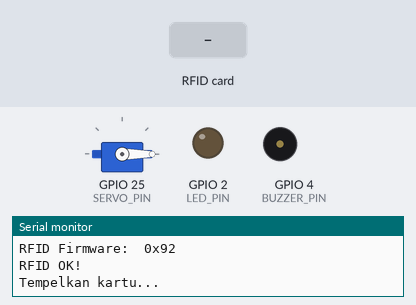
A sketch run on a simulated ESP32. Parts: servo, output pins drawn as LEDs (lit = HIGH), buzzer (waves = sounding), the last lines printed to the serial monitor. Inputs (shaded band) come from the test bench.

Above: at 3.4 s.
3.5 s: RFID card 5E 7A 19 C4 held to the reader
At 4.7 s:
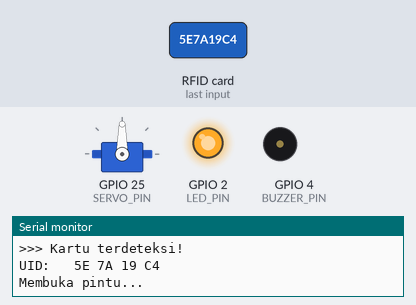
At 12.7 s:
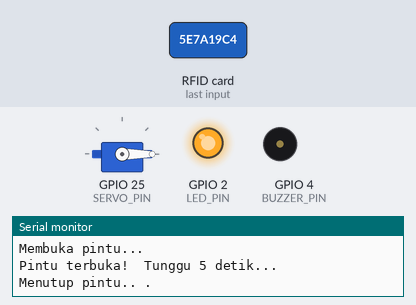
Timing chart, 0 to 15.3 s (numbered marks = the images above; inputs shaded):
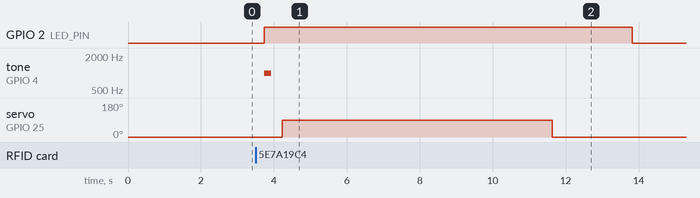

The sketch:

RFID_TEST.ino
```cpp
#include <SPI.h>
#include <MFRC522.h>
#include <ESP32Servo.h>

// RFID
#define SS_PIN 5
#define RST_PIN 22

// Komponen lain
#define BUZZER_PIN 4
#define SERVO_PIN 25
#define LED_PIN 2

MFRC522 rfid(SS_PIN, RST_PIN);
Servo myServo;

void setup() {
  Serial.begin(115200);
  delay(1000);

  Serial.println("\n=== RFID + Servo System ===");

  // Alokasi timer
  ESP32PWM::allocateTimer(0);
  ESP32PWM::allocateTimer(1);
  ESP32PWM::allocateTimer(2);
  ESP32PWM::allocateTimer(3);

  // Init servo
  myServo. setPeriodHertz(50);
  myServo.attach(SERVO_PIN, 500, 2500);
  myServo.write(0);
  delay(1000);

  Serial.println("Servo initialized");

  // Init SPI & RFID
  SPI. begin();
  delay(100);

  rfid.PCD_Init();
  delay(100);

  // Init komponen lain
  pinMode(BUZZER_PIN, OUTPUT);
  pinMode(LED_PIN, OUTPUT);

  // Cek RFID
  byte version = rfid. PCD_ReadRegister(rfid. VersionReg);
  Serial.print("RFID Firmware:  0x");
  Serial.println(version, HEX);

  if (version == 0x00 || version == 0xFF) {
    Serial.println("ERROR: RFID tidak terdeteksi!");
  } else {
    Serial.println("RFID OK!");
  }

  Serial.println("\nTempelkan kartu...\n");
}

void moveServo(int targetAngle) {
  // Disable RFID
  rfid.PCD_AntennaOff();
  delay(100);

  // Detach dan reattach servo
  myServo.detach();
  delay(50);

  myServo.setPeriodHertz(50);
  myServo.attach(SERVO_PIN, 500, 2500);
  delay(50);

  // Gerakkan servo
  myServo.write(targetAngle);

  // Hold position
  for (int i = 0; i < 20; i++) {
    myServo.write(targetAngle);
    delay(100);
  }

  // Re-enable RFID
  delay(100);
  rfid.PCD_AntennaOn();
  delay(100);
}

void loop() {
  // Cek kartu
  if (!rfid.PICC_IsNewCardPresent()) {
    delay(50);
    return;
  }

  Serial.println(">>> Kartu terdeteksi!");

  if (!rfid.PICC_ReadCardSerial()) {
    Serial.println("Gagal baca kartu");
    delay(50);
    return;
  }

  // Tampilkan UID
  Serial. print("UID:  ");
  for (byte i = 0; i < rfid. uid.size; i++) {
    Serial.print(rfid. uid.uidByte[i] < 0x10 ?  " 0" : " ");
    Serial.print(rfid. uid.uidByte[i], HEX);
  }
  Serial.println();

  // Halt RFID
  rfid.PICC_HaltA();
  rfid.PCD_StopCrypto1();
  delay(200);

  // Buzzer & LED
  digitalWrite(LED_PIN, HIGH);
  tone(BUZZER_PIN, 1000, 200);
  delay(300);

  // Buka pintu
  Serial. println("Membuka pintu...");
  moveServo(90);

  Serial.println("Pintu terbuka!  Tunggu 5 detik...");
  delay(5000);

  // Tutup pintu
  Serial.println("Menutup pintu.. .");
  moveServo(0);

  digitalWrite(LED_PIN, LOW);
  Serial.println("Pintu tertutup!\n");

  delay(1000);
}
```

Measured:
- after the input at 3.5 s, GPIO 2 (LED_PIN): LOW → HIGH after 0.23 s, → LOW 10.1 s later; tone on GPIO 4 (BUZZER_PIN): silent → 1000 Hz after 0.23 s, → silent 0.20 s later; servo on GPIO 25 (SERVO_PIN): 0° → 90° after 0.73 s, → 0° 7.4 s later
